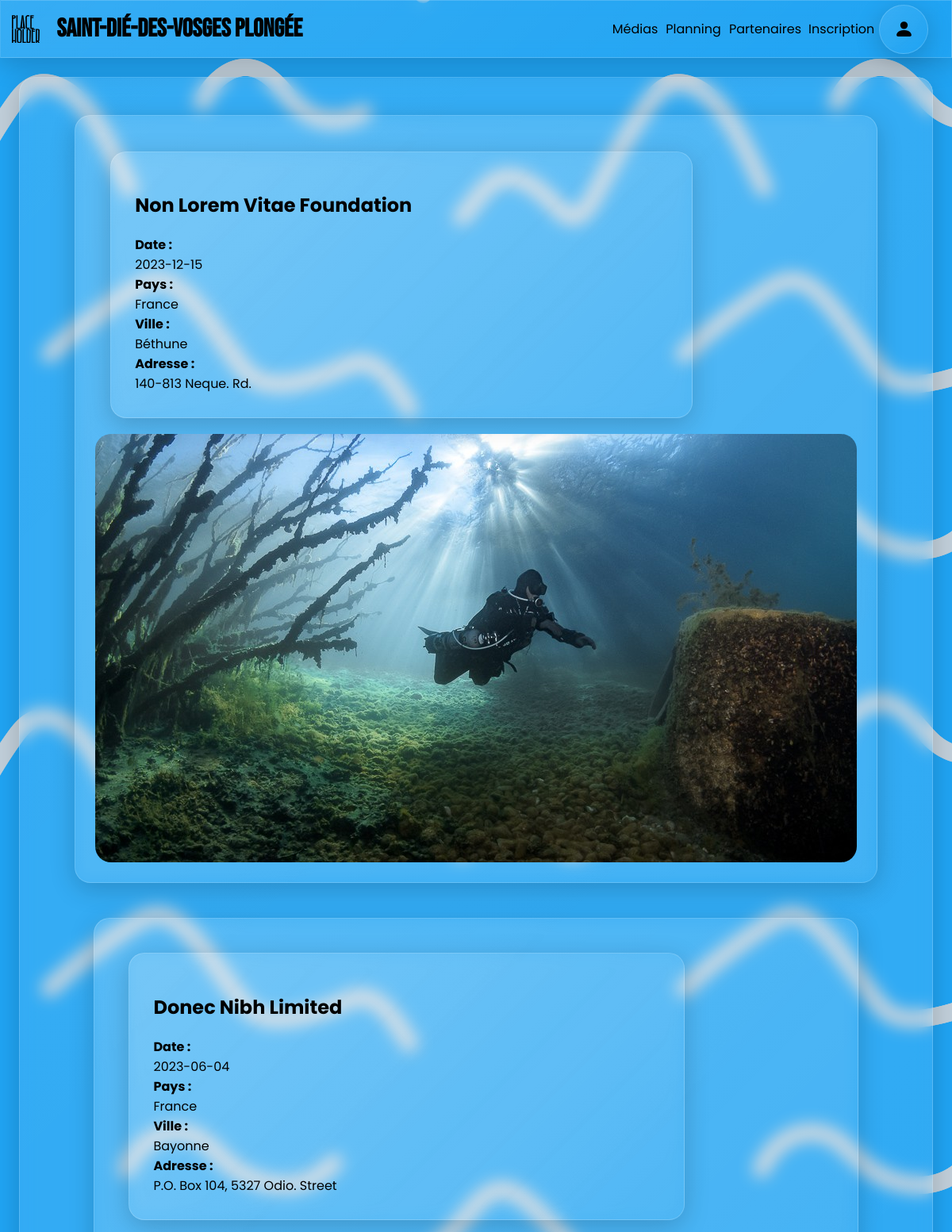
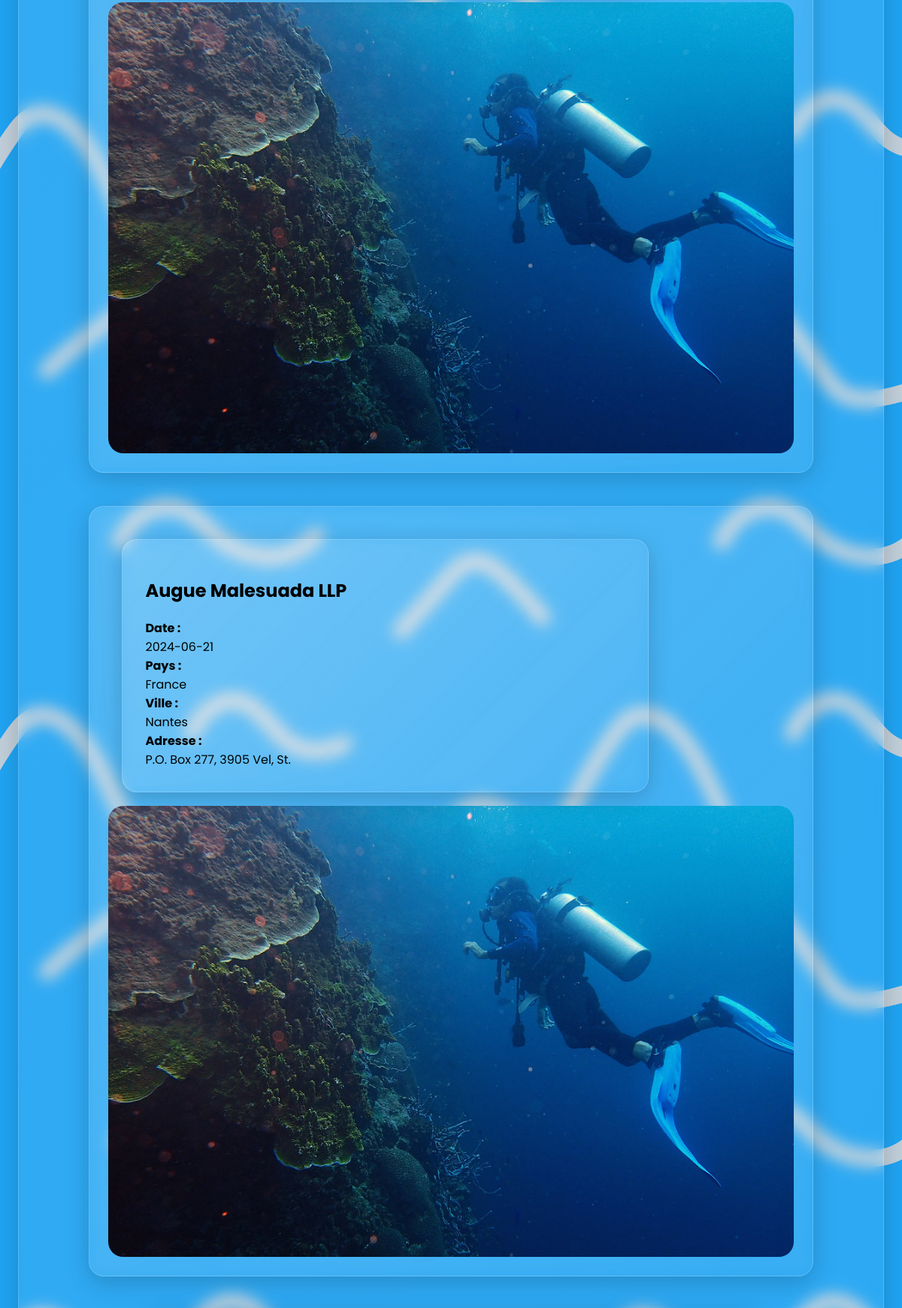
The app's page /planning.php (upper part) with its own data (2 pictures, top to bottom).
### tables this page shows
CREATE TABLE IF NOT EXISTS `competitions` (
  `id_compet` int NOT NULL AUTO_INCREMENT,
  `nom_compet` varchar(2555) NOT NULL,
  `date_compet` date NOT NULL,
  `image_compet` varchar(2555) DEFAULT NULL,
  `pays` varchar(255) NOT NULL,
  `ville` varchar(255) NOT NULL,
  `adresse` varchar(255) NOT NULL,
  PRIMARY KEY (`id_compet`)
);

### display_planning.php (the view, shortened to what this page needs)
<?php
    $connexion=dbconnect();
    $sql="SELECT COUNT(*) FROM competitions";
    if(!$connexion->query($sql)) {
        echo "Pb d'accès à la bdd";
    }
    else {
        try {
            $sql = "SELECT * FROM competitions";
            $query = $connexion->prepare($sql);
            $query->execute();
            if ($query->rowCount() > 0) {
                foreach ($connexion->query($sql) as $row) {
                    echo "<div class='container-inpage compet glass'>".
                    "<div class='container-large sidebar compet glass'>".
                    "<h2>".$row['nom_compet']."</h2>".
                    "<span class='bold'>Date : </span>". $row['date_compet'].
                    "<span class='bold'>Pays : </span>". $row['pays'].
                    "<span class='bold'>Ville : </span>". $row['ville'].
                    "<span class='bold'>Adresse : </span>". $row['adresse'].
                    "</div>".
                    "<img
                    class='img-compet'
                    src=".$row['image_compet']."
                    alt='Image de la compétition'/>".
                    "</div>";
                }
            }
            else {
                echo "Aucune compétitions";
            }
        }
        catch (PDOException $e) {
            echo "Erreur de connexion à la base de données : " . $e->getMessage();
        }
    }
?>

### planning.php (shortened to what this page needs)
<!DOCTYPE html>
<html lang="fr">
    <head>
        <link rel="stylesheet" href="style.css">
    </head>
    <body>
        <?php
            require('header.php');
        ?>
        <div class="container-compet glass">
            <?php require('display_planning.php') ?>
        </div>
    </body>
</html>

### header.php (shortened to what this page needs)
<div id="header" class="glass">
    <div id="header-left">
        <?php echo file_get_contents("medias/logo.svg")?>
        <h1>Saint-Dié-des-Vosges Plongée</h1>
    </div>
    <div id="nav-bar">
        <?php
            if ($_SESSION["connected"]) {
                require("member/member_button.php");
            } else {
                require("member/login_button.php");
            }
        ?>
        <a href="register.php">
            <div class="nav-item nav-link">
                Inscription
            </div>
        </a>
        <a href="partenaires.php">
            <div class="nav-item nav-link">
                Partenaires
            </div>
        </a>
        <a href="planning.php">
            <div class="nav-item nav-link">
                Planning
            </div>
        </a>
        <a href="photos.php">
            <div class="nav-item nav-link">
                Médias
            </div>
        </a>
    </div>
</div>

### member/login_button.php
<div class="nav-item clickable glass auth-link" id="login-link">
    <svg xmlns="http://www.w3.org/2000/svg" width="25" height="25" fill="currentColor" class="bi bi-person-fill" viewBox="0 0 16 16">
    <path d="M3 14s-1 0-1-1 1-4 6-4 6 3 6 4-1 1-1 1zm5-6a3 3 0 1 0 0-6 3 3 0 0 0 0 6"/>
    </svg>
</div>

### style.css (style rules this page uses)
:root { --main-bg : #EFF2F1; --header-bg : #4059AD; --second-bg : #6B9AC4; }
html { scroll-behavior: smooth; }
body { margin: 0; background-image: url("medias/pattern.png"); display: flex; flex-direction: column; min-height: 125vh; overflow-x: hidden; }
#header { display: flex; animation-name: slide-up; animation-duration: 200ms; animation-timing-function: ease-out; }
#header > * > * { align-self: center; margin: 1%; }
#header-left > h1 { font-family: 'Bebas Neue', sans-serif; color: black; }
@media screen and (min-width: 601px) { #header { flex-direction: row; } }
#header-left { display: flex; flex-direction: left; width: 60%; }
#logo-header { width: 5%; margin: 2%; }
#nav-bar { display: flex; flex-direction: row-reverse; width: 40%; margin-right: 2%; }
#nav-bar > a { text-decoration: none; color: black; }
.nav-item { margin: 4%; }
.nav-link { font-family: 'Poppins', sans-serif;; }
.auth-link { width: 60px; height: 60px; display: flex; align-items: center; justify-content: center; border-radius: 100px; }
.container-large { width: fit-content; height: max-content; padding: 30px; border-radius: 20px; margin: 2%; font-family: 'Poppins', sans-serif; }
.container-inpage { width: 100% - 25px; height: max-content; padding: 25px; border-radius: 20px; margin: 2%; font-family: 'Poppins', sans-serif; }
.compet { display: flex; flex-direction: column; min-width: 70%; }
.container-compet { width: 100% - 25px; height: max-content; padding: 25px; border-radius: 20px; margin: 2%; font-family: 'Poppins', sans-serif; justify-items: center; display: grid; }
.img-compet { height: 30%; max-height: 600px; align-self: center; border-radius: 20px; }
.bold { font-weight: bold; }
.sidebar { display: flex; flex-direction: column; }
.glass { background: linear-gradient(135deg, rgba(255,255,255,0.1), rgba(255,255,255,0)); backdrop-filter: blur(10px); -webkit-backdrop-filter: blur(10px); box-shadow: 0px 8px 32px rgba(0, 0, 0, 0.185); border: 1px solid rgba(255,255,255,0.18); transition: background-color 1000ms; }

### records on screen
competitions: nom_compet "Non Lorem Vitae Foundation", date_compet "2023-12-15", pays "France", ville "Béthune", adresse "140-813 Neque. Rd.", image_compet (picture)
competitions: nom_compet "Donec Nibh Limited", date_compet "2023-06-04", pays "France", ville "Bayonne", adresse "P.O. Box 104, 5327 Odio. Street", image_compet (picture)
competitions: nom_compet "Augue Malesuada LLP", date_compet "2024-06-21", pays "France", ville "Nantes", adresse "P.O. Box 277, 3905 Vel, St.", image_compet (picture)
